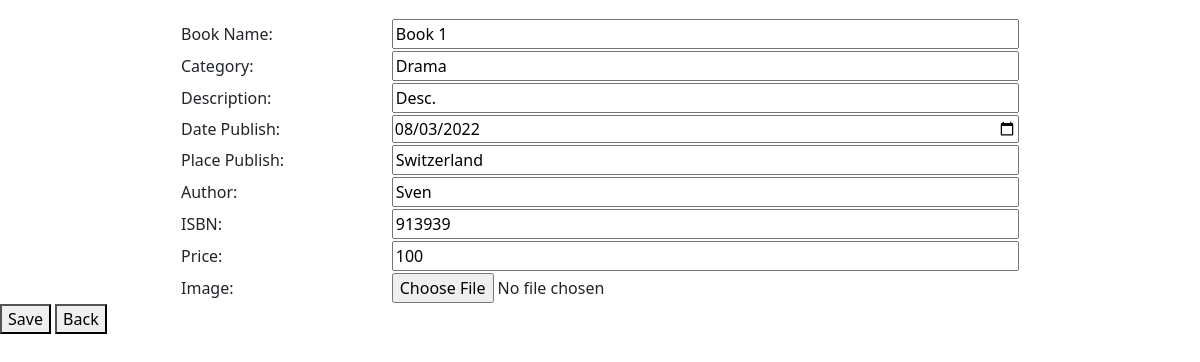
Before: /sites/book_update.php?ID=1 with the older database file.
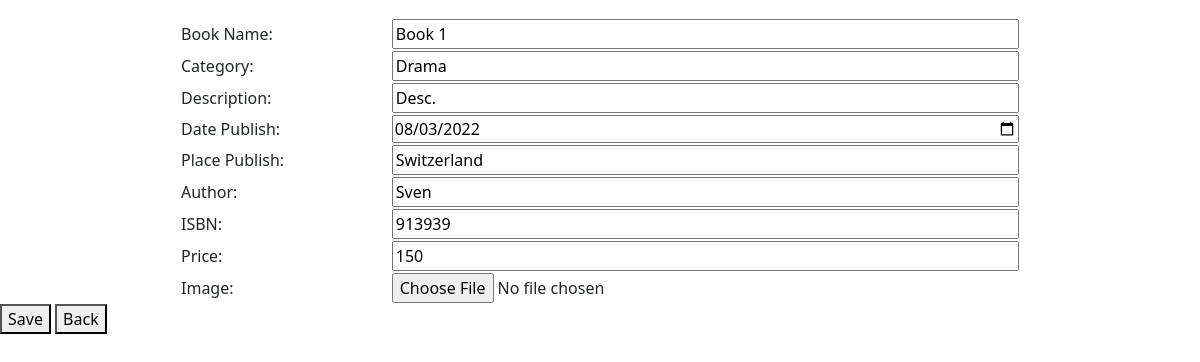
After: the same page with the newer database file.
### tables this page shows
CREATE TABLE `book` (
  `ID` int(11) NOT NULL,
  `Name` varchar(100) NOT NULL,
  `Category` varchar(100) NOT NULL,
  `PublishDate` date NOT NULL,
  `Author` varchar(100) NOT NULL,
  `Description` varchar(1000) NOT NULL,
  `ISBNNumber` varchar(100) NOT NULL,
  `Image` text NOT NULL,
  `PublishPlace` varchar(100) NOT NULL,
  `Price` decimal(10,0) NOT NULL
);

### sites/repositories/library-repository.php (called while the page is built, shortened)
<?php
function getDatabaseConnection()
{
    $servername = "localhost";
    $username = "root";
    $password = "";
    $dbname = "library";
    $conn = new mysqli($servername, $username, $password, $dbname);
    return $conn;
}
function getBookDetail($ID) {
    $conn = getDatabaseConnection();
    $sql = "SELECT ID, Name, Category, PublishDate, Author, Description, ISBNNumber, Image, PublishPlace, Price FROM book WHERE ID = '" . $ID . "'";
    $result = $conn->query($sql);
    return $result->fetch_assoc();
}
?>

### sites/book_update.php (the view, shortened to what this page needs)
<!DOCTYPE html>
<html>
<head>
    <link rel="stylesheet" type="text/css" href="css/mystyle.css">
    <link rel="stylesheet" type="text/css" href="css/userstyle.css">
    <link href="https://cdn.jsdelivr.net/npm/bootstrap@5.3.0-alpha1/dist/css/bootstrap.min.css" rel="stylesheet">
</head>
<body>
    <?php
    require("repositories/library-repository.php");
    $errorMessage = "";
    if ($_SERVER["REQUEST_METHOD"] == "GET") {
        $id = $_GET['ID'];
        try {
            $book = getBookDetail($id);
        } catch (Exception $ex) {
            $errorMessage += "<br>Issue fetching borrowing data!";
        }
    }
    ?>
    <form method="post" action="<?php echo htmlspecialchars($_SERVER["PHP_SELF"]); ?>" onsubmit="return validateForm()" enctype="multipart/form-data">
        <table>
            <tr>
                <td colspan="2">
                </td>
            </tr>
            <tr>
                <td>Book Name:</td>
                <td>
                    <input id="nameInput" class="inputField" name="name" type="text" value="<?php echo $book["Name"]; ?>">
                </td>
            </tr>
            <tr>
                <td>Category:</td>
                <td>
                    <input id="categoryInput" class="inputField" name="category" type="test" value="<?php echo $book["Category"]; ?>">
                </td>
            </tr>
            <tr>
                <td>Description:</td>
                <td>
                    <input id="descInput" class="inputField" name="desc" type="text" value="<?php echo $book["Description"]; ?>">
                </td>
            </tr>
            <tr>
                <td>Date Publish:</td>
                <td>
                    <input id="dateInput" class="inputField" name="date" type="date" min="0" value="<?php echo strftime('%Y-%m-%d', strtotime($book["PublishDate"])); ?>">
                </td>
            </tr>
            <tr>
                <td>Place Publish:</td>
                <td>
                    <input id="placeInput" class="inputField" name="place" type="text" value="<?php echo $book["PublishPlace"]; ?>">
                </td>
            </tr>
            <tr>
                <td>Author:</td>
                <td>
                    <input id="authorInput" class="inputField" name="author" type="text" value="<?php echo $book["Author"]; ?>">
                </td>
            </tr>
            <tr>
                <td>ISBN:</td>
                <td>
                    <input id="isbnInput" class="inputField" name="isbn" type="text" value="<?php echo $book["ISBNNumber"]; ?>">
                </td>
            </tr>
            <tr>
                <td>Price:</td>
                <td>
                    <input id="priceInput" class="inputField" name="price" type="text" value="<?php echo $book["Price"]; ?>">
                </td>
            </tr>
            <tr>
                <td>Image:</td>
                <td>
                    <input id="image" class="inputField" name="image" type="file" value="<?php echo $book["Image"]; ?>">
                </td>
            </tr>
        </table>
        <button type="submit" class="submitButton">Save</button>
        <button type="button" onclick="history.back();">Back</button>
    </form>
</body>
</html>

Changed rows visible on the page:
changed book "Book 1": price "100" → "150"
